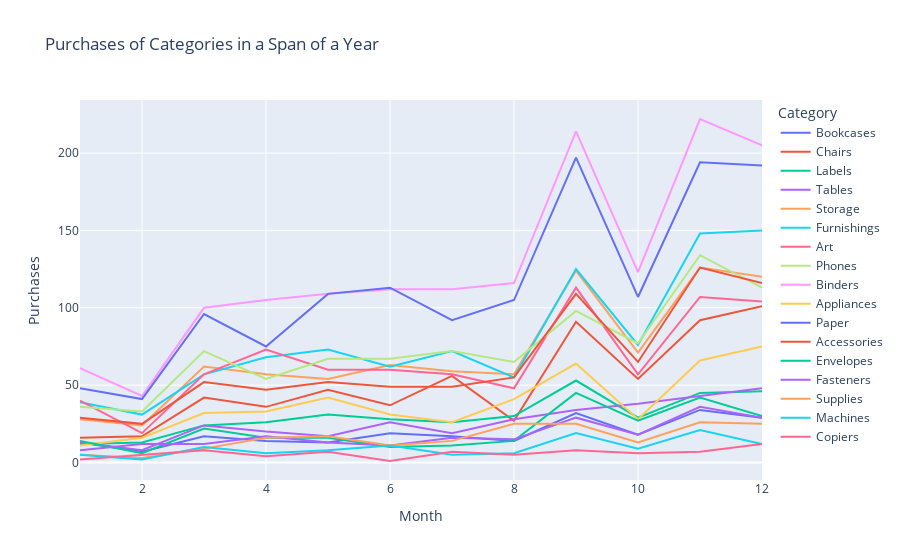

The notebook cell this image was saved under:
### Code cell
# Displaying the graph
fig = px.line(result, x="Month", y="Purchases", title="Purchases of Categories in a Span of a Year", color='Category')
fig.show()

### Figure 1 — Plotly figure (JSON) as saved in the notebook; plotly's stock layout.template omitted (floating-point values rounded to 4 significant figures)
{"data": [{"hovertemplate": "Category=Bookcases<br>Month=%{x}<br>Purchases=%{y}<extra></extra>", "legendgroup": "Bookcases", "line": {"color": "#636efa", "dash": "solid"}, "marker": {"symbol": "circle"}, "mode": "lines", "name": "Bookcases", "orientation": "v", "showlegend": true, "type": "scatter", "x": [1, 2, 3, 4, 5, 6, 7, 8, 9, 10, 11, 12], "xaxis": "x", "y": [13, 7, 17, 14, 13, 19, 17, 14, 32, 18, 34, 29], "yaxis": "y"}, {"hovertemplate": "Category=Chairs<br>Month=%{x}<br>Purchases=%{y}<extra></extra>", "legendgroup": "Chairs", "line": {"color": "#EF553B", "dash": "solid"}, "marker": {"symbol": "circle"}, "mode": "lines", "name": "Chairs", "orientation": "v", "showlegend": true, "type": "scatter", "x": [1, 2, 3, 4, 5, 6, 7, 8, 9, 10, 11, 12], "xaxis": "x", "y": [16, 17, 42, 36, 47, 37, 56, 27, 91, 54, 92, 101], "yaxis": "y"}, {"hovertemplate": "Category=Labels<br>Month=%{x}<br>Purchases=%{y}<extra></extra>", "legendgroup": "Labels", "line": {"color": "#00cc96", "dash": "solid"}, "marker": {"symbol": "circle"}, "mode": "lines", "name": "Labels", "orientation": "v", "showlegend": true, "type": "scatter", "x": [1, 2, 3, 4, 5, 6, 7, 8, 9, 10, 11, 12], "xaxis": "x", "y": [12, 13, 24, 26, 31, 28, 26, 30, 53, 29, 45, 46], "yaxis": "y"}, {"hovertemplate": "Category=Tables<br>Month=%{x}<br>Purchases=%{y}<extra></extra>", "legendgroup": "Tables", "line": {"color": "#ab63fa", "dash": "solid"}, "marker": {"symbol": "circle"}, "mode": "lines", "name": "Tables", "orientation": "v", "showlegend": true, "type": "scatter", "x": [1, 2, 3, 4, 5, 6, 7, 8, 9, 10, 11, 12], "xaxis": "x", "y": [13, 8, 24, 20, 17, 26, 19, 28, 34, 38, 43, 48], "yaxis": "y"}, {"hovertemplate": "Category=Storage<br>Month=%{x}<br>Purchases=%{y}<extra></extra>", "legendgroup": "Storage", "line": {"color": "#FFA15A", "dash": "solid"}, "marker": {"symbol": "circle"}, "mode": "lines", "name": "Storage", "orientation": "v", "showlegend": true, "type": "scatter", "x": [1, 2, 3, 4, 5, 6, 7, 8, 9, 10, 11, 12], "xaxis": "x", "y": [28, 24, 62, 57, 54, 63, 59, 57, 124, 71, 126, 120], "yaxis": "y"}, {"hovertemplate": "Category=Furnishings<br>Month=%{x}<br>Purchases=%{y}<extra></extra>", "legendgroup": "Furnishings", "line": {"color": "#19d3f3", "dash": "solid"}, "marker": {"symbol": "circle"}, "mode": "lines", "name": "Furnishings", "orientation": "v", "showlegend": true, "type": "scatter", "x": [1, 2, 3, 4, 5, 6, 7, 8, 9, 10, 11, 12], "xaxis": "x", "y": [39, 31, 57, 68, 73, 62, 72, 55, 125, 76, 148, 150], "yaxis": "y"}, {"hovertemplate": "Category=Art<br>Month=%{x}<br>Purchases=%{y}<extra></extra>", "legendgroup": "Art", "line": {"color": "#FF6692", "dash": "solid"}, "marker": {"symbol": "circle"}, "mode": "lines", "name": "Art", "orientation": "v", "showlegend": true, "type": "scatter", "x": [1, 2, 3, 4, 5, 6, 7, 8, 9, 10, 11, 12], "xaxis": "x", "y": [40, 19, 57, 73, 60, 60, 57, 48, 113, 57, 107, 104], "yaxis": "y"}, {"hovertemplate": "Category=Phones<br>Month=%{x}<br>Purchases=%{y}<extra></extra>", "legendgroup": "Phones", "line": {"color": "#B6E880", "dash": "solid"}, "marker": {"symbol": "circle"}, "mode": "lines", "name": "Phones", "orientation": "v", "showlegend": true, "type": "scatter", "x": [1, 2, 3, 4, 5, 6, 7, 8, 9, 10, 11, 12], "xaxis": "x", "y": [36, 33, 72, 54, 67, 67, 72, 65, 98, 77, 134, 113], "yaxis": "y"}, {"hovertemplate": "Category=Binders<br>Month=%{x}<br>Purchases=%{y}<extra></extra>", "legendgroup": "Binders", "line": {"color": "#FF97FF", "dash": "solid"}, "marker": {"symbol": "circle"}, "mode": "lines", "name": "Binders", "orientation": "v", "showlegend": true, "type": "scatter", "x": [1, 2, 3, 4, 5, 6, 7, 8, 9, 10, 11, 12], "xaxis": "x", "y": [61, 43, 100, 105, 109, 112, 112, 116, 214, 123, 222, 205], "yaxis": "y"}, {"hovertemplate": "Category=Appliances<br>Month=%{x}<br>Purchases=%{y}<extra></extra>", "legendgroup": "Appliances", "line": {"color": "#FECB52", "dash": "solid"}, "marker": {"symbol": "circle"}, "mode": "lines", "name": "Appliances", "orientation": "v", "showlegend": true, "type": "scatter", "x": [1, 2, 3, 4, 5, 6, 7, 8, 9, 10, 11, 12], "xaxis": "x", "y": [11, 16, 32, 33, 42, 31, 26, 41, 64, 28, 66, 75], "yaxis": "y"}, {"hovertemplate": "Category=Paper<br>Month=%{x}<br>Purchases=%{y}<extra></extra>", "legendgroup": "Paper", "line": {"color": "#636efa", "dash": "solid"}, "marker": {"symbol": "circle"}, "mode": "lines", "name": "Paper", "orientation": "v", "showlegend": true, "type": "scatter", "x": [1, 2, 3, 4, 5, 6, 7, 8, 9, 10, 11, 12], "xaxis": "x", "y": [48, 41, 96, 75, 109, 113, 92, 105, 197, 107, 194, 192], "yaxis": "y"}, {"hovertemplate": "Category=Accessories<br>Month=%{x}<br>Purchases=%{y}<extra></extra>", "legendgroup": "Accessories", "line": {"color": "#EF553B", "dash": "solid"}, "marker": {"symbol": "circle"}, "mode": "lines", "name": "Accessories", "orientation": "v", "showlegend": true, "type": "scatter", "x": [1, 2, 3, 4, 5, 6, 7, 8, 9, 10, 11, 12], "xaxis": "x", "y": [29, 25, 52, 47, 52, 49, 49, 55, 109, 65, 126, 116], "yaxis": "y"}, {"hovertemplate": "Category=Envelopes<br>Month=%{x}<br>Purchases=%{y}<extra></extra>", "legendgroup": "Envelopes", "line": {"color": "#00cc96", "dash": "solid"}, "marker": {"symbol": "circle"}, "mode": "lines", "name": "Envelopes", "orientation": "v", "showlegend": true, "type": "scatter", "x": [1, 2, 3, 4, 5, 6, 7, 8, 9, 10, 11, 12], "xaxis": "x", "y": [14, 6, 22, 16, 16, 10, 11, 14, 45, 27, 42, 30], "yaxis": "y"}, {"hovertemplate": "Category=Fasteners<br>Month=%{x}<br>Purchases=%{y}<extra></extra>", "legendgroup": "Fasteners", "line": {"color": "#ab63fa", "dash": "solid"}, "marker": {"symbol": "circle"}, "mode": "lines", "name": "Fasteners", "orientation": "v", "showlegend": true, "type": "scatter", "x": [1, 2, 3, 4, 5, 6, 7, 8, 9, 10, 11, 12], "xaxis": "x", "y": [8, 12, 12, 17, 13, 11, 16, 15, 29, 18, 36, 29], "yaxis": "y"}, {"hovertemplate": "Category=Supplies<br>Month=%{x}<br>Purchases=%{y}<extra></extra>", "legendgroup": "Supplies", "line": {"color": "#FFA15A", "dash": "solid"}, "marker": {"symbol": "circle"}, "mode": "lines", "name": "Supplies", "orientation": "v", "showlegend": true, "type": "scatter", "x": [1, 2, 3, 4, 5, 6, 7, 8, 9, 10, 11, 12], "xaxis": "x", "y": [5, 3, 9, 16, 17, 11, 14, 25, 25, 13, 26, 25], "yaxis": "y"}, {"hovertemplate": "Category=Machines<br>Month=%{x}<br>Purchases=%{y}<extra></extra>", "legendgroup": "Machines", "line": {"color": "#19d3f3", "dash": "solid"}, "marker": {"symbol": "circle"}, "mode": "lines", "name": "Machines", "orientation": "v", "showlegend": true, "type": "scatter", "x": [1, 2, 3, 4, 5, 6, 7, 8, 9, 10, 11, 12], "xaxis": "x", "y": [5, 2, 10, 6, 8, 11, 5, 6, 19, 9, 21, 12], "yaxis": "y"}, {"hovertemplate": "Category=Copiers<br>Month=%{x}<br>Purchases=%{y}<extra></extra>", "legendgroup": "Copiers", "line": {"color": "#FF6692", "dash": "solid"}, "marker": {"symbol": "circle"}, "mode": "lines", "name": "Copiers", "orientation": "v", "showlegend": true, "type": "scatter", "x": [1, 3, 4, 5, 6, 7, 8, 9, 10, 11, 12], "xaxis": "x", "y": [2, 8, 4, 7, 1, 7, 5, 8, 6, 7, 12], "yaxis": "y"}], "layout": {"legend": {"title": {"text": "Category"}, "tracegroupgap": 0}, "title": {"text": "Purchases of Categories in a Span of a Year"}, "xaxis": {"anchor": "y", "domain": [0, 1], "title": {"text": "Month"}}, "yaxis": {"anchor": "x", "domain": [0, 1], "title": {"text": "Purchases"}}}}
